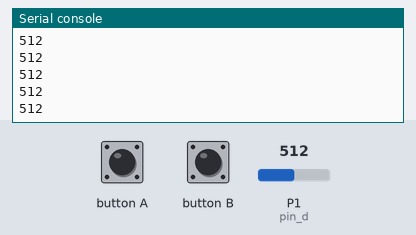
A program run on a simulated BBC micro:bit running MicroPython. On the bench: the last lines printed to the serial console. The test bench sets the inputs (shaded band); at power-on: P1 (pin_d) = 512 (analog values on the 0–1023 scale).

Above: at 1.2 s.
1.3 s: P1 (pin_d) set to 716
At 1.8 s:
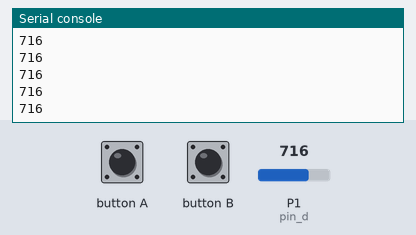
2.8 s: P1 (pin_d) set to 900
At 3.7 s:
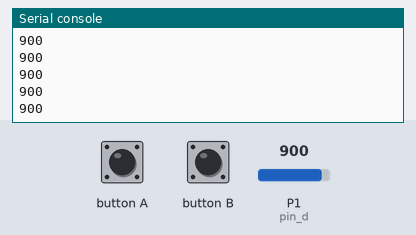
Timing chart, 0 to 4.5 s (numbered marks = the images above; inputs shaded):
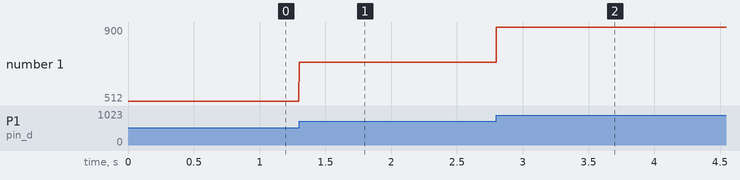

Measured:
- after the input at 1.3 s, the serial console: prints a new line at once (image 1)
- after the input at 2.8 s, the serial console: prints a new line at once (image 2)
- plotted number 1: 512 → 716 after the input at 1.3 s, 716 → 900 after the input at 2.8 s

The program:

trimpot.py
```python
from microbit import *


class TRIMPOT(object):
    """基本描述

    电位器，返回0-1023值

    Args:
        pin: 连接端口

    Returns:
        analog: 模拟值
    """
    def __init__(self, pin_d):
        self.__pin = pin_d

    def get_analog(self):
        """基本描述

        读取电位器模拟值

        Returns:
            analog: 模拟值
        """
        return self.__pin.read_analog()


if __name__ == "__main__":
    s = TRIMPOT(pin1)
    while True:
        print(s.get_analog())
```
